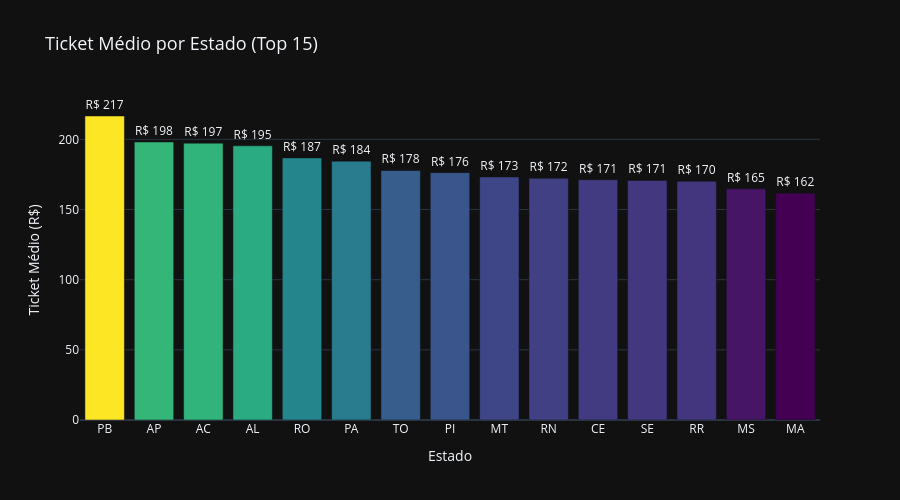

Source (notebook cell):
### Markdown cell above
### 6.8 Ticket Médio por Estado
**Pergunta:** Qual é o ticket médio por estado?

### Code cell
top_ticket = state_revenue.sort_values("ticket_medio", ascending=False).head(15)

fig = go.Figure()

fig.add_trace(
    go.Bar(
        x=top_ticket["customer_state"],
        y=top_ticket["ticket_medio"],
        marker=dict(
            color=top_ticket["ticket_medio"],
            colorscale="Viridis",
        ),
        text=top_ticket["ticket_medio"].apply(lambda x: f"R$ {x:,.0f}"),
        textposition="outside",
    )
)

fig.update_layout(
    title="Ticket Médio por Estado (Top 15)",
    xaxis_title="Estado",
    yaxis_title="Ticket Médio (R$)",
    template=PLOTLY_TEMPLATE,
    height=500,
    title_font_size=18,
)

fig.show()

### Figure 1 — Plotly figure (JSON) as saved in the notebook; plotly's stock layout.template omitted (floating-point values rounded to 4 significant figures)
{"data": [{"marker": {"color": [216.7, 198.2, 197.3, 195.4, 186.8, 184.5, 177.9, 176.3, 173.3, 172.3, 171.3, 170.8, 170.2, 164.8, 161.7], "colorscale": [[0, "#440154"], [0.1111, "#482878"], [0.2222, "#3e4989"], [0.3333, "#31688e"], [0.4444, "#26828e"], [0.5556, "#1f9e89"], [0.6667, "#35b779"], [0.7778, "#6ece58"], [0.8889, "#b5de2b"], [1, "#fde725"]]}, "text": ["R$ 217", "R$ 198", "R$ 197", "R$ 195", "R$ 187", "R$ 184", "R$ 178", "R$ 176", "R$ 173", "R$ 172", "R$ 171", "R$ 171", "R$ 170", "R$ 165", "R$ 162"], "textposition": "outside", "type": "bar", "x": ["PB", "AP", "AC", "AL", "RO", "PA", "TO", "PI", "MT", "RN", "CE", "SE", "RR", "MS", "MA"], "y": [216.7, 198.2, 197.3, 195.4, 186.8, 184.5, 177.9, 176.3, 173.3, 172.3, 171.3, 170.8, 170.2, 164.8, 161.7]}], "layout": {"height": 500, "title": {"font": {"size": 18}, "text": "Ticket Médio por Estado (Top 15)"}, "xaxis": {"title": {"text": "Estado"}}, "yaxis": {"title": {"text": "Ticket Médio (R$)"}}}}
